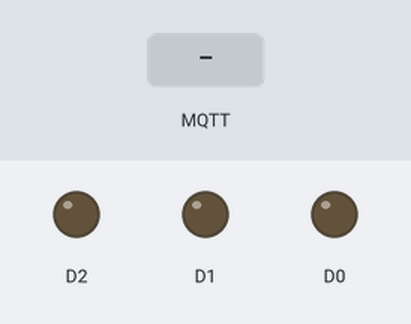
Recording of a sketch running on a simulated ESP8266 (NodeMCU). On the bench: output pins drawn as LEDs (lit = HIGH). The test bench sets the inputs (shaded band). WiFi joins after 1.5 s; servers stay silent unless stated; random numbers use the default seed unless the sketch sets one; no MQTT or app messages arrive unless stated; what the sketch prints to the serial monitor is not drawn.

Above: at 2.7 s.
2.8 s: MQTT message "5" arrives on the first subscribed topic
At 4.0 s:
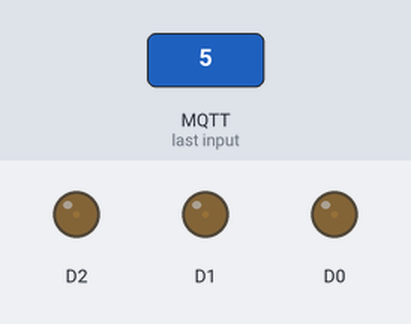
4.3 s: MQTT message "90" arrives on the first subscribed topic
At 5.3 s:
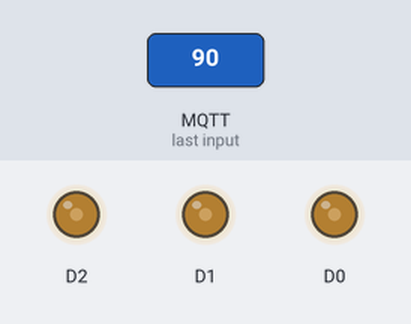
5.8 s: MQTT message "200" arrives on the first subscribed topic
At 6.5 s:
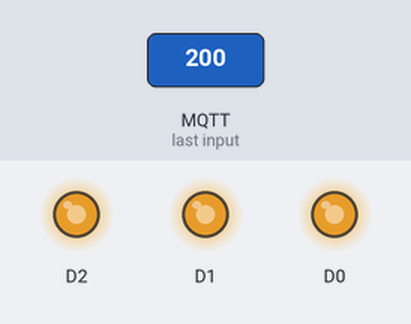
Timing chart, 0 to 8.8 s (numbered marks = the images above; inputs shaded):
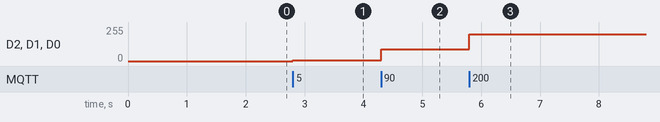

The sketch:

Subscribe_value_from_mqtt.ino
```cpp
#include <ESP8266WiFi.h>
#include <PubSubClient.h>

// Update these with values suitable for your network.
const char* ssid = "kuyrai"; // ชื่อ เน็ต
const char* password = "1234567899"; // รหัส เน็ต
const char* mqtt_server = "broker.mqttdashboard.com"; // โบกเกอร์ อาจาร

WiFiClient espClient;
PubSubClient client(espClient);

char clientID[15];
char destinationTopic[]   = "Pub_fill"; // ชื่อ Topic ที่จะ Subscribe

void callback(char* topic, byte* payload, unsigned int length) {
  String payloadStr = String();
  String topicStr = String(topic);
  int payloadInt = 0;

  // Convert byte to String
  for (int i = 0; i < length; i++) {
    payloadStr += (char)payload[i];
  }
  // Convert String to Int
  payloadInt = payloadStr.toInt();


  // payloadStr คือตัวแปรที่อ่านค่าจาก Subscribe มีสถานะเป็น String
  // payloadStr คือตัวแปรที่อ่านค่าจาก Subscribe มีสถานะเป็น Int

/* เลือกเอาว่าอาจารย์จะให้ทำอะไร
  [ 1 ] ถ้าอาจารย์ให้รับค่ามาหรี่หลอดไฟ
  [ 2 ] ถ้าอ่านเงือนไขตัวอักษรใช้ payloadStr
  [ 3 ] ถ้าอ่านเงือนไขตัวเลขก็ใช้ payloadInt
*/
   //[ 1 ] analogWrite ไว้ทำ แสดงไฟแบบ Fade
   analogWrite(D0, payloadInt);
   analogWrite(D1, payloadInt);
   analogWrite(D2, payloadInt);


//  // [ 2 ] เงื่อนไขสำหรับ ค่า String
//  Serial.println(payloadStr);
//  if (payloadStr == "Blue"){
//    digitalWrite(D0, HIGH);
//    digitalWrite(D1, LOW);
//    digitalWrite(D2, LOW);
//  }
//  else if (payloadStr == "Red"){
//    digitalWrite(D0, LOW);
//    digitalWrite(D1, LOW);
//    digitalWrite(D2, HIGH);
//  }
//  else if (payloadStr == "Green"){
//    digitalWrite(D0, LOW);
//    digitalWrite(D1, HIGH);
//    digitalWrite(D2, LOW);
//  }
//  else{
//    digitalWrite(D0, LOW);
//    digitalWrite(D1, LOW);
//    digitalWrite(D2, LOW);
//  }

//     //[ 3 ] เงื่อนไขสำหรับ ค่า Int
//  if (payloadInt <= 300){
//    digitalWrite(D0, HIGH);
//    digitalWrite(D1, LOW);
//    digitalWrite(D2, LOW);
//  }
//  else if (payloadInt <= 500){
//    digitalWrite(D0, LOW);
//    digitalWrite(D1, HIGH);
//    digitalWrite(D2, LOW);
//  }
//  else if (payloadInt <= 700){
//    digitalWrite(D0, LOW);
//    digitalWrite(D1, LOW);
//    digitalWrite(D2, HIGH);
//  }
//  else{
//    digitalWrite(D0, LOW);
//    digitalWrite(D1, LOW);
//    digitalWrite(D2, LOW);
//  }
}

void setup_wifi() {
  delay(10);
  // We start by connecting to a WiFi network
  Serial.println();
  Serial.print("Connecting to ");
  Serial.println(ssid);

  WiFi.begin(ssid, password);

  while (WiFi.status() != WL_CONNECTED) {
    delay(500);
    Serial.print(".");
  }

  randomSeed(micros());

  Serial.println("");
  Serial.println("WiFi connected");
  Serial.println("IP address: ");
  Serial.println(WiFi.localIP());
}

void reconnect() {
  // Loop until we're reconnected
  while (!client.connected()) {
    Serial.print("Attempting MQTT connection...");
    // Attempt to connect
    String clientId = "59070035";
    clientId += String(random(0xffff), HEX);
    if (client.connect(clientId.c_str())) {
      Serial.println("connected");
      // Once connected, publish an announcement...
      client.publish(destinationTopic, "hello, world");
      // Subscribing...
      client.subscribe(destinationTopic);
    } else {
      Serial.print("failed, rc=");
      Serial.print(client.state());
      Serial.println(" try again in 5 seconds");
      // Wait 5 seconds before retrying
      delay(1000);
    }
  }
}

void setup() {
  Serial.begin(115200);
  setup_wifi();
  // pinMode ต้องประกาศให้ไฟ ออกรูไหนบ้าง ในที่นี้ออก 3 ตัว
  pinMode(D0, OUTPUT);
  pinMode(D1, OUTPUT);
  pinMode(D2, OUTPUT);
  client.setServer(mqtt_server, 1883);
  client.setCallback(callback);
}

void loop() {
  if (!client.connected()) {
    reconnect();
  }
  client.loop();
}
```

Measured:
- after the input at 2.8 s, D2, D1, D0: 0/255 → 5/255 at once
- after the input at 4.3 s, D2, D1, D0: 5/255 → 90/255 at once
- after the input at 5.8 s, D2, D1, D0: 90/255 → 200/255 at once
